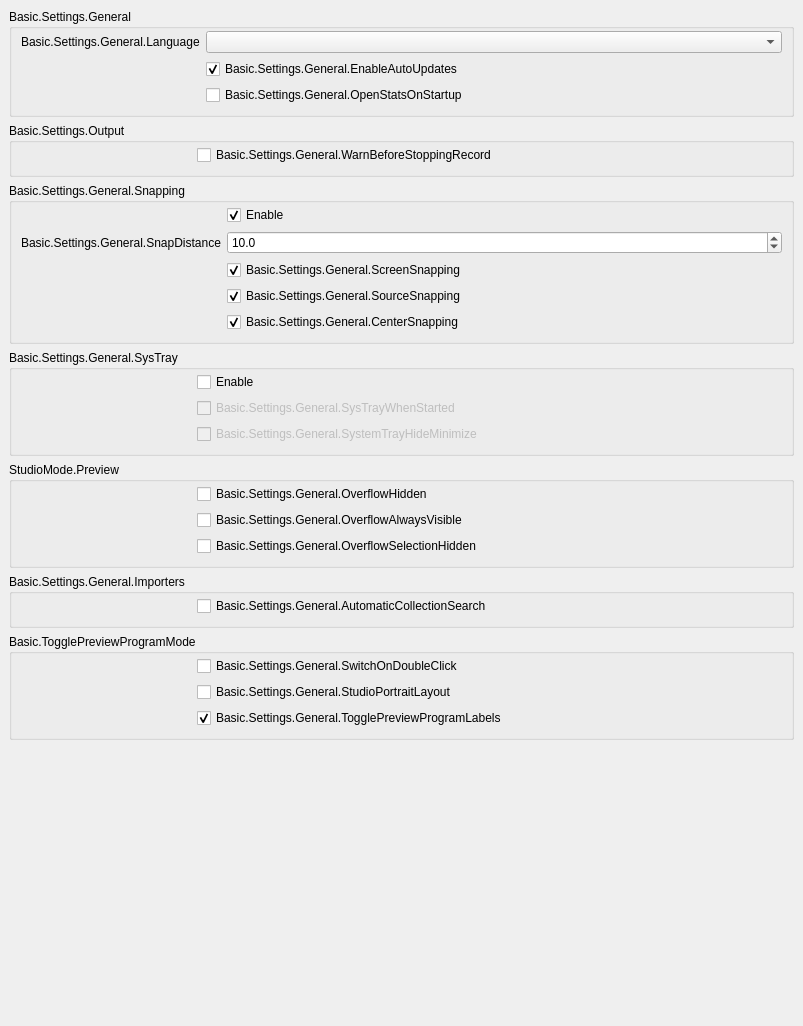
           <widget class="QWidget" name="scrollAreaWidgetContents_2">
            <property name="geometry">
             <rect>
              <x>0</x>
              <y>0</y>
              <width>803</width>
              <height>1026</height>
             </rect>
            </property>
            <layout class="QVBoxLayout" name="verticalLayout_19">
             <property name="leftMargin">
              <number>0</number>
             </property>
             <property name="topMargin">
              <number>0</number>
             </property>
             <property name="rightMargin">
              <number>0</number>
             </property>
             <property name="bottomMargin">
              <number>9</number>
             </property>
             <item alignment="Qt::AlignTop">
              <widget class="QWidget" name="widget_2" native="true">
               <layout class="QVBoxLayout" name="verticalLayout_20">
                <item>
                 <widget class="QGroupBox" name="groupBox_15">
                  <property name="title">
                   <string>Basic.Settings.General</string>
                  </property>
                  <layout class="QFormLayout" name="formLayout_32">
                   <property name="fieldGrowthPolicy">
                    <enum>QFormLayout::AllNonFixedFieldsGrow</enum>
                   </property>
                   <property name="labelAlignment">
                    <set>Qt::AlignRight|Qt::AlignTrailing|Qt::AlignVCenter</set>
                   </property>
                   <property name="topMargin">
                    <number>2</number>
                   </property>
                   <item row="0" column="0">
                    <widget class="QLabel" name="label">
                     <property name="text">
                      <string>Basic.Settings.General.Language</string>
                     </property>
                     <property name="buddy">
                      <cstring>language</cstring>
                     </property>
                    </widget>
                   </item>
                   <item row="0" column="1">
                    <widget class="QComboBox" name="language"/>
                   </item>
                   <item row="1" column="0">
                    <spacer name="horizontalSpacer_3">
                     <property name="orientation">
                      <enum>Qt::Horizontal</enum>
                     </property>
                     <property name="sizeType">
                      <enum>QSizePolicy::Fixed</enum>
                     </property>
                     <property name="sizeHint" stdset="0">
                      <size>
                       <width>170</width>
                       <height>5</height>
                      </size>
                     </property>
                    </spacer>
                   </item>
                   <item row="1" column="1">
                    <widget class="QCheckBox" name="enableAutoUpdates">
                     <property name="text">
                      <string>Basic.Settings.General.EnableAutoUpdates</string>
                     </property>
                     <property name="checked">
                      <bool>true</bool>
                     </property>
                    </widget>
                   </item>
                   <item row="2" column="1">
                    <widget class="QCheckBox" name="openStatsOnStartup">
                     <property name="text">
                      <string>Basic.Settings.General.OpenStatsOnStartup</string>
                     </property>
                    </widget>
                   </item>
                  </layout>
                 </widget>
                </item>
                <item>
                 <widget class="QGroupBox" name="groupBox_16">
                  <property name="title">
                   <string>Basic.Settings.Output</string>
                  </property>
                  <layout class="QFormLayout" name="formLayout_2">
                   <property name="fieldGrowthPolicy">
                    <enum>QFormLayout::AllNonFixedFieldsGrow</enum>
                   </property>
                   <property name="topMargin">
                    <number>2</number>
                   </property>
                   <item row="0" column="0">
                    <spacer name="horizontalSpacer_5">
                     <property name="orientation">
                      <enum>Qt::Horizontal</enum>
                     </property>
                     <property name="sizeType">
                      <enum>QSizePolicy::Fixed</enum>
                     </property>
                     <property name="sizeHint" stdset="0">
                      <size>
                       <width>170</width>
                       <height>5</height>
                      </size>
                     </property>
                    </spacer>
                   </item>
                   <item row="0" column="1">
                    <widget class="QCheckBox" name="warnBeforeRecordStop">
                     <property name="text">
                      <string>Basic.Settings.General.WarnBeforeStoppingRecord</string>
                     </property>
                    </widget>
                   </item>
                  </layout>
                 </widget>
                </item>
                <item>
                 <widget class="QGroupBox" name="groupBox_10">
                  <property name="enabled">
                   <bool>true</bool>
                  </property>
                  <property name="sizePolicy">
                   <sizepolicy hsizetype="Preferred" vsizetype="Maximum">
                    <horstretch>0</horstretch>
                    <verstretch>0</verstretch>
                   </sizepolicy>
                  </property>
                  <property name="title">
                   <string>Basic.Settings.General.Snapping</string>
                  </property>
                  <property name="flat">
                   <bool>false</bool>
                  </property>
                  <layout class="QFormLayout" name="formLayout_21">
                   <property name="fieldGrowthPolicy">
                    <enum>QFormLayout::AllNonFixedFieldsGrow</enum>
                   </property>
                   <property name="labelAlignment">
                    <set>Qt::AlignRight|Qt::AlignTrailing|Qt::AlignVCenter</set>
                   </property>
                   <property name="topMargin">
                    <number>2</number>
                   </property>
                   <item row="0" column="1">
                    <widget class="QCheckBox" name="snappingEnabled">
                     <property name="text">
                      <string>Enable</string>
                     </property>
                     <property name="checked">
                      <bool>true</bool>
                     </property>
                    </widget>
                   </item>
                   <item row="2" column="1">
                    <widget class="QCheckBox" name="screenSnapping">
                     <property name="text">
                      <string>Basic.Settings.General.ScreenSnapping</string>
                     </property>
                     <property name="checked">
                      <bool>true</bool>
                     </property>
                    </widget>
                   </item>
                   <item row="4" column="1">
                    <widget class="QCheckBox" name="centerSnapping">
                     <property name="text">
                      <string>Basic.Settings.General.CenterSnapping</string>
                     </property>
                     <property name="checked">
                      <bool>true</bool>
                     </property>
                    </widget>
                   </item>
                   <item row="3" column="1">
                    <widget class="QCheckBox" name="sourceSnapping">
                     <property name="text">
                      <string>Basic.Settings.General.SourceSnapping</string>
                     </property>
                     <property name="checked">
                      <bool>true</bool>
                     </property>
                    </widget>
                   </item>
                   <item row="1" column="1">
                    <widget class="QDoubleSpinBox" name="snapDistance">
                     <property name="decimals">
                      <number>1</number>
                     </property>
                     <property name="singleStep">
                      <double>0.500000000000000</double>
                     </property>
                     <property name="value">
                      <double>10.000000000000000</double>
                     </property>
                    </widget>
                   </item>
                   <item row="1" column="0">
                    <widget class="QLabel" name="label_9">
                     <property name="text">
                      <string>Basic.Settings.General.SnapDistance</string>
                     </property>
                     <property name="buddy">
                      <cstring>snapDistance</cstring>
                     </property>
                    </widget>
                   </item>
                   <item row="3" column="0">
                    <spacer name="horizontalSpacer_4">
                     <property name="orientation">
                      <enum>Qt::Horizontal</enum>
                     </property>
                     <property name="sizeType">
                      <enum>QSizePolicy::Fixed</enum>
                     </property>
                     <property name="sizeHint" stdset="0">
                      <size>
                       <width>170</width>
                       <height>5</height>
                      </size>
                     </property>
                    </spacer>
                   </item>
                  </layout>
                 </widget>
                </item>
                <item>
                 <widget class="QGroupBox" name="groupBox_13">
                  <property name="title">
                   <string>Basic.Settings.General.SysTray</string>
                  </property>
                  <layout class="QFormLayout" name="formLayout_29">
                   <property name="fieldGrowthPolicy">
                    <enum>QFormLayout::AllNonFixedFieldsGrow</enum>
                   </property>
                   <property name="topMargin">
                    <number>2</number>
                   </property>
                   <item row="0" column="1">
                    <widget class="QCheckBox" name="systemTrayEnabled">
                     <property name="text">
                      <string>Enable</string>
                     </property>
                    </widget>
                   </item>
                   <item row="1" column="1">
                    <widget class="QCheckBox" name="systemTrayWhenStarted">
                     <property name="enabled">
                      <bool>false</bool>
                     </property>
                     <property name="text">
                      <string>Basic.Settings.General.SysTrayWhenStarted</string>
                     </property>
                    </widget>
                   </item>
                   <item row="2" column="1">
                    <widget class="QCheckBox" name="systemTrayAlways">
                     <property name="enabled">
                      <bool>false</bool>
                     </property>
                     <property name="text">
                      <string>Basic.Settings.General.SystemTrayHideMinimize</string>
                     </property>
                    </widget>
                   </item>
                   <item row="1" column="0">
                    <spacer name="horizontalSpacer_2">
                     <property name="orientation">
                      <enum>Qt::Horizontal</enum>
                     </property>
                     <property name="sizeType">
                      <enum>QSizePolicy::Fixed</enum>
                     </property>
                     <property name="sizeHint" stdset="0">
                      <size>
                       <width>170</width>
                       <height>5</height>
                      </size>
                     </property>
                    </spacer>
                   </item>
                  </layout>
                 </widget>
                </item>
                <item>
                 <widget class="QGroupBox" name="groupBox_18">
                  <property name="title">
                   <string>StudioMode.Preview</string>
                  </property>
                  <layout class="QFormLayout" name="formLayout_35">
                   <property name="fieldGrowthPolicy">
                    <enum>QFormLayout::AllNonFixedFieldsGrow</enum>
                   </property>
                   <property name="labelAlignment">
                    <set>Qt::AlignRight|Qt::AlignTrailing|Qt::AlignVCenter</set>
                   </property>
                   <property name="topMargin">
                    <number>2</number>
                   </property>
                   <item row="1" column="1">
                    <widget class="QCheckBox" name="overflowAlwaysVisible">
                     <property name="text">
                      <string>Basic.Settings.General.OverflowAlwaysVisible</string>
                     </property>
                    </widget>
                   </item>
                   <item row="0" column="0">
                    <spacer name="horizontalSpacer_25">
                     <property name="orientation">
                      <enum>Qt::Horizontal</enum>
                     </property>
                     <property name="sizeHint" stdset="0">
                      <size>
                       <width>170</width>
                       <height>5</height>
                      </size>
                     </property>
                    </spacer>
                   </item>
                   <item row="2" column="1">
                    <widget class="QCheckBox" name="overflowSelectionHide">
                     <property name="text">
                      <string>Basic.Settings.General.OverflowSelectionHidden</string>
                     </property>
                    </widget>
                   </item>
                   <item row="0" column="1">
                    <widget class="QCheckBox" name="overflowHide">
                     <property name="text">
                      <string>Basic.Settings.General.OverflowHidden</string>
                     </property>
                    </widget>
                   </item>
                  </layout>
                 </widget>
                </item>
                <item>
                 <widget class="QGroupBox" name="groupBox_19">
                  <property name="title">
                   <string>Basic.Settings.General.Importers</string>
                  </property>
                  <layout class="QFormLayout" name="formLayout_36">
                   <property name="fieldGrowthPolicy">
                    <enum>QFormLayout::AllNonFixedFieldsGrow</enum>
                   </property>
                   <property name="labelAlignment">
                    <set>Qt::AlignRight|Qt::AlignTrailing|Qt::AlignVCenter</set>
                   </property>
                   <property name="topMargin">
                    <number>2</number>
                   </property>
                   <item row="0" column="0">
                    <spacer name="horizontalSpacer_26">
                     <property name="orientation">
                      <enum>Qt::Horizontal</enum>
                     </property>
                     <property name="sizeHint" stdset="0">
                      <size>
                       <width>170</width>
                       <height>5</height>
                      </size>
                     </property>
                    </spacer>
                   </item>
                   <item row="0" column="1">
                    <widget class="QCheckBox" name="automaticSearch">
                     <property name="text">
                      <string>Basic.Settings.General.AutomaticCollectionSearch</string>
                     </property>
                    </widget>
                   </item>
                  </layout>
                 </widget>
                </item>
                <item>
                 <widget class="QGroupBox" name="groupBox_11">
                  <property name="title">
                   <string>Basic.TogglePreviewProgramMode</string>
                  </property>
                  <layout class="QFormLayout" name="formLayout_31">
                   <property name="fieldGrowthPolicy">
                    <enum>QFormLayout::AllNonFixedFieldsGrow</enum>
                   </property>
                   <property name="labelAlignment">
                    <set>Qt::AlignRight|Qt::AlignTrailing|Qt::AlignVCenter</set>
                   </property>
                   <property name="topMargin">
                    <number>2</number>
                   </property>
                   <item row="0" column="1">
                    <widget class="QCheckBox" name="doubleClickSwitch">
                     <property name="text">
                      <string>Basic.Settings.General.SwitchOnDoubleClick</string>
                     </property>
                    </widget>
                   </item>
                   <item row="0" column="0">
                    <spacer name="horizontalSpacer_6">
                     <property name="orientation">
                      <enum>Qt::Horizontal</enum>
                     </property>
                     <property name="sizeHint" stdset="0">
                      <size>
                       <width>170</width>
                       <height>5</height>
                      </size>
                     </property>
                    </spacer>
                   </item>
                   <item row="1" column="1">
                    <widget class="QCheckBox" name="studioPortraitLayout">
                     <property name="text">
                      <string>Basic.Settings.General.StudioPortraitLayout</string>
                     </property>
                    </widget>
                   </item>
                   <item row="2" column="1">
                    <widget class="QCheckBox" name="prevProgLabelToggle">
                     <property name="text">
                      <string>Basic.Settings.General.TogglePreviewProgramLabels</string>
                     </property>
                     <property name="checked">
                      <bool>true</bool>
                     </property>
                    </widget>
                   </item>
                  </layout>
                 </widget>
                </item>
               </layout>
              </widget>
             </item>
            </layout>
           </widget>
